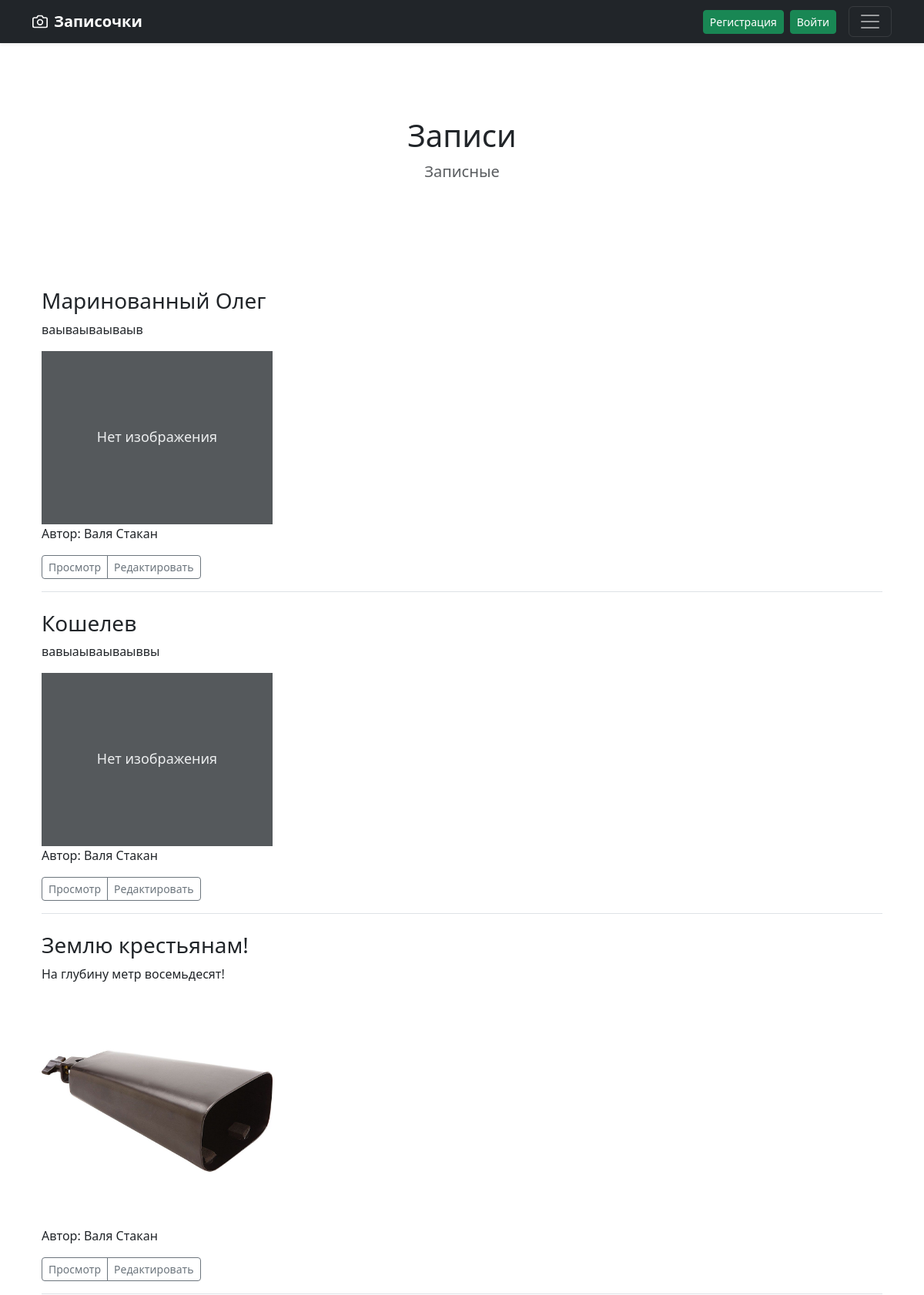
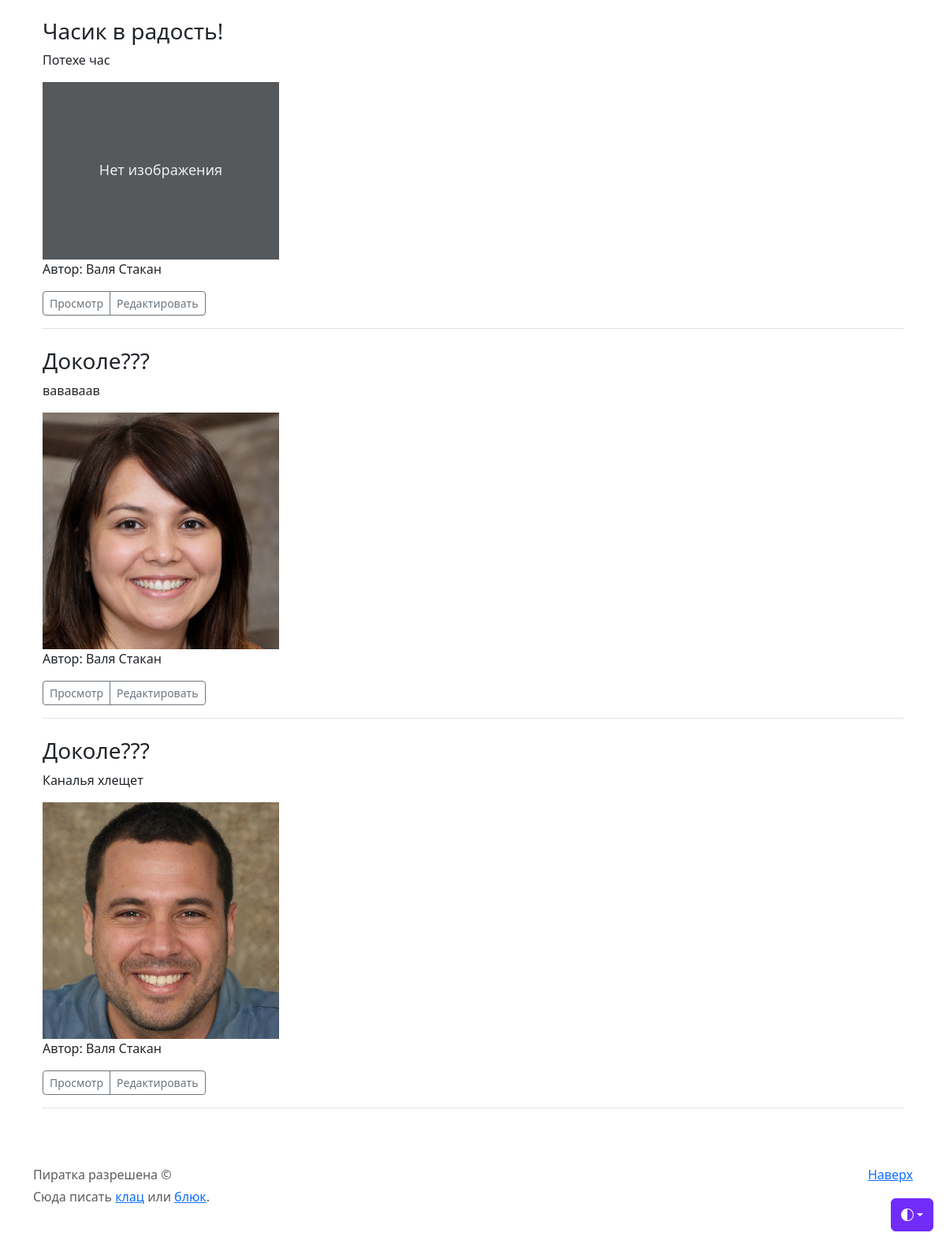
The page / on the database its author committed (2 pictures, top to bottom).
### models.py (models this page shows)
class Base(Model):
    class Meta:
        database = db

class Blog(Base):
    name = CharField()
    image_path = CharField(null=True)
    text = CharField()
    author = ForeignKeyField(User)
    created_on = DateTimeField(default=datetime.now())

class User(Base):
    first_name = CharField()
    last_name = CharField()
    email = CharField(unique=True)
    password_hash = CharField()
    image_path = CharField(null=True)

### app.py (the view)
@app.route('/')
def index():
    posts = Blog.select().join(User).order_by(Blog.id.desc())
    return render_template('blog.html', posts=posts, user=request.user)

### app.py (called while the page is built)
@app.before_request
def get_user():
    user_id = session.get('user_id')
    if user_id:
        user = User.get_or_none(User.id == user_id)
    else:
        user = None
    request.user = user

### templates/blog.html (shortened to what this page needs)
{% extends "base.html" %}
{% block content %}
<div class="container">
    {% for post in posts %}
    <div class="post mb-4 pb-3 border-bottom">
        <h3>{{ post.name }}</h3>
        <p>{{ post.text }}</p>
        <div class="image-container" style="max-width:300px;">
            {% if post.image_path %}
            <img src="{{ post.image_path }}" alt="Image" class="img-fluid" style="max-width:300px;"
                 onerror="this.style.display='none'; this.nextElementSibling.style.display='block';">
            {% else %}
            <svg class="bd-placeholder-img card-img-top" width="300" height="225"
                 xmlns="http://www.w3.org/2000/svg"
                 role="img" aria-label="Placeholder: Thumbnail" preserveAspectRatio="xMidYMid slice"
                 focusable="false">
                <text x="50%" y="50%" fill="#eceeef" dy=".3em">Нет изображения</text>
            </svg>
            {% endif %}
        </div>
        <p>Автор: {{ post.author.first_name }} {{ post.author.last_name }}</p>
        <div class="d-flex justify-content-between align-items-center">
            <div class="btn-group">
                <a href="{{ url_for('post_detail', post_id=post.id) }}"
                   class="btn btn-sm btn-outline-secondary">Просмотр</a>
                <a href="{{ url_for('edit_post', post_id=post.id) }}"
                   class="btn btn-sm btn-outline-secondary">Редактировать</a>
            </div>
        </div>
    </div>
    {% else %}
    <p>Постов пока нет.</p>
    {% endfor %}
</div>
{% endblock %}

### templates/base.html (style rules this page uses)
.bd-placeholder-img { font-size: 1.125rem; text-anchor: middle; -webkit-user-select: none; -moz-user-select: none; user-select: none; }

### rows shown on the page
Blog: name "Маринованный Олег", text "ваываываываыв", shows "Нет изображения", author.first_name "Валя", author.last_name "Стакан"
Blog: name "Кошелев", text "вавыаываываыввы", image_path "Нет изображения", author.first_name "Валя", author.last_name "Стакан"
Blog: name "Землю крестьянам!", text "На глубину метр восемьдесят!", image_path (picture), author.first_name "Валя", author.last_name "Стакан"
Blog: name "Часик в радость!", text "Потехе час", image_path "Нет изображения", author.first_name "Валя", author.last_name "Стакан"
Blog: name "Доколе???", text "вававаав", image_path (picture), author.first_name "Валя", author.last_name "Стакан"
Blog: name "Доколе???", text "Каналья хлещет", image_path (picture), author.first_name "Валя", author.last_name "Стакан"
